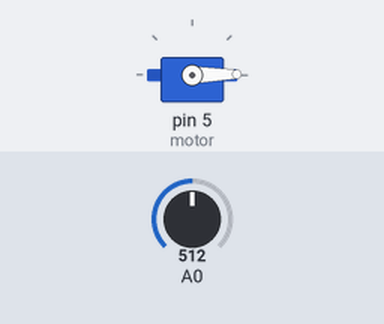
Simulated run of this sketch. Board: Arduino Uno, built with avr-gcc and run on an emulated ATmega328P. Parts: servo. Inputs (shaded band) come from the test bench; at power-on: A0 = 512.

Above: at 2.7 s.
2.8 s: A0 set to 1010
At 5.0 s:
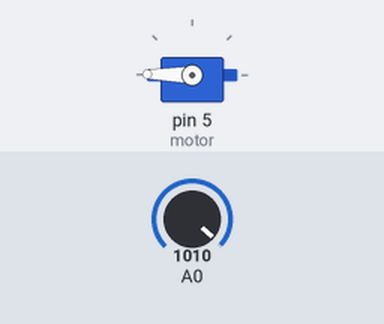
5.8 s: A0 set to 984
At 5.98 s:
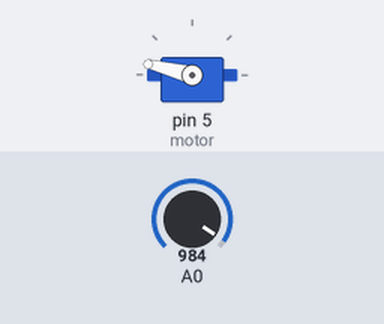
8.8 s: A0 set to 1023
At 9.29 s:
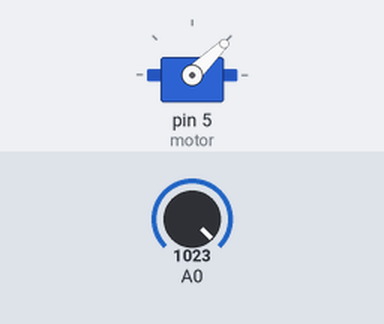
Timing chart, 0 to 12.2 s (numbered marks = the images above; inputs shaded):
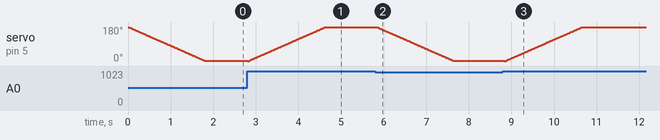

The sketch:

CdS_servo.ino
```cpp
#include <Servo.h>
int motor = 5;          // 서보 모터의 핀 번호
int LED = 6;            // LED의 핀 번호
Servo servo;

void setup(){
  Serial.begin(9600);    // 시리얼 통신, 속도는 9600
  servo.attach(motor);    // 모터 시작
  pinMode(motor,OUTPUT);  // 모터 출력
}
void loop(){
    int sensor = analogRead(A0);          // 조도센서의 데이터 받아오기
    if (sensor > 1000){                   // 주위가 어둡다면
      digitalWrite(LED, HIGH);            // led 켜주기
      for(int i = 0; i < 180; i++){       // 서보 모터의 각도를 180도로
      servo.write(i);
      delay(10);
      }
      while(sensor >=1000 && sensor <= 1023){    // 조도센서의 빛 밝기에 변함이 없을 때
      delay(100);
      sensor = analogRead(A0);                   // 조도센서의 값 재입력
      }

    }else {                                      // 주위가 밝다면
      digitalWrite(LED, LOW);                    // led꺼주기
      for(int k = 180; k>  0; k--){              // 서보모터의 각도를 0도로
       servo.write(k);
       delay(10);
      }
      while(sensor >= 0 && sensor < 1000){       // 조도센서의 빛 밝기에 변함이 없을 때
      delay(100);
      sensor = analogRead(A0);                   // 조도센서의 값 재입력
     }
    }
}
```

Measured:
- the behaviour switches between 1000 and 999 on A0 (found by bisection; images 1 and 2)
